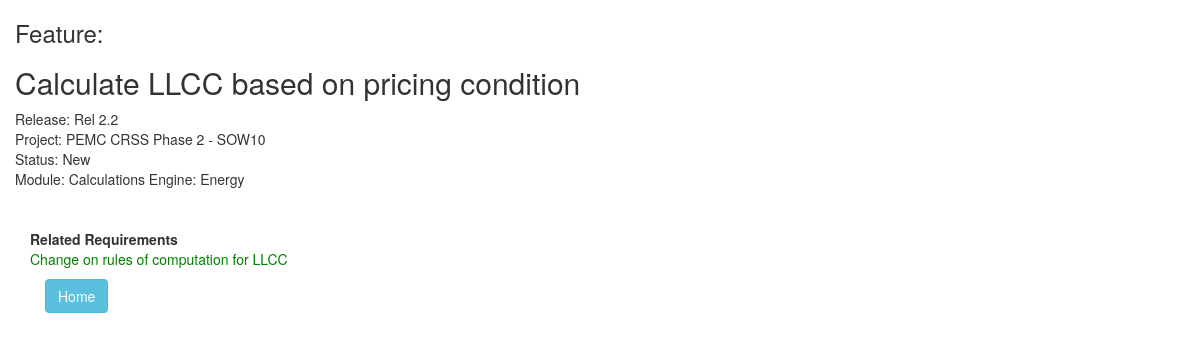
Screenshot of /joan/feature/18/ with the database file from the repository.
### joan/models.py (models this page shows, shortened)
class Feature(models.Model):
    NEW = 'NW'
    DONE_USE_CASE = 'DU'
    IN_PROGRESS = 'IP'
    DONE = 'DO'
    FEATURE_STATUS_CHOICES = (
        (NEW, 'New'),
        (DONE_USE_CASE, 'Use Case Done'),
        (IN_PROGRESS, 'In Progress'),
        (DONE, 'Done'),
    )
    project = models.ForeignKey(Project, on_delete=models.CASCADE, default=DEFAULT_PROJECT)
    requirements = models.ManyToManyField(Requirement)
    release = models.ForeignKey(Release, on_delete=models.CASCADE, null=True, blank=True)
    feature_heading = models.CharField('Category', max_length=50,blank=True)
    feature_text = models.CharField('Feature Name', max_length=200)
    feature_details = models.TextField('Details',max_length=300,blank=True,null=True)
    feature_status = models.CharField(max_length=2,choices=FEATURE_STATUS_CHOICES,default=NEW,)
    created_at = models.DateTimeField(auto_now_add=True,null=True)
    updated_at = models.DateTimeField(auto_now=True,null=True)

class Release (models.Model):
    project = models.ForeignKey(Project, on_delete=models.CASCADE, default=DEFAULT_PROJECT)
    release_name = models.CharField(max_length=50)
    release_target_date = models.DateField(blank=True, null=True)
    release_actual_date = models.DateField(blank=True, null=True)
    release_uat_start_date = models.DateField(blank=True, null=True)
    release_uat_end_date = models.DateField(blank=True, null=True)
    release_details = models.CharField(max_length=70,blank=True)
    def __str__(self):
        return "Rel " + self.release_name

class Project (models.Model):
    project_name = models.CharField(max_length=50,unique = True)
    slug = models.SlugField(max_length=10, null=True,unique=True)
    project_company = models.CharField(max_length=50)
    project_description = models.CharField(max_length=50)
    project_start_date = models.DateField(blank=True,null=True)
    project_end_date = models.DateField(blank=True, null=True)
    created_at = models.DateTimeField(auto_now_add=True,null=True)
    updated_at = models.DateTimeField(auto_now=True,null=True)
    def __str__(self):
        return self.project_name

class Requirement(models.Model):
    project = models.ForeignKey(Project, on_delete=models.CASCADE, default=DEFAULT_PROJECT)
    reqd_id = models.CharField('No.',max_length=15,blank=True)
    requirement_heading = models.CharField('Category', max_length=70,blank=True)
    requirement_text = models.CharField('Requirement Name', max_length=300)
    requirement_details = models.TextField('Details',max_length=400,blank=True,null=True)
    created_at = models.DateTimeField(auto_now_add=True,null=True)
    updated_at = models.DateTimeField(auto_now=True,null=True)
    with_reqd_id = models.BooleanField('With Identifier',default=True)
    def __str__(self):
        return self.requirement_heading
    class Meta:
        ordering = ['reqd_id', 'id']

### joan/views.py (the view)
# urls.py: url(r'^feature/(?P<pk>[a-zA-Z0-9-]+)/$', views.FeatureView.as_view(), name='feature'),
class FeatureView(generic.DetailView):
    model = Feature
    template_name = 'joan/feature.html'
    def get_context_data(self, **kwargs):
        context = super(FeatureView, self).get_context_data(**kwargs)
        context['requirement_list'] = Requirement.objects.filter(feature__id__exact=self.kwargs['pk'])
        return context

### joan/templates/joan/feature.html (shortened to what this page needs)
{% load static %}
{% load bootstrap3 %}
{% bootstrap_css %}
<link rel="stylesheet" type="text/css" href="{% static 'joan/style.css' %}" />
<div class="container">
 <div class="row">
<h3>Feature:</h3>
<h2>{{ feature.feature_text }}</h2>
Release: {{ feature.release }} <br>
Project: {{ feature.project }} <br>
Status: {{ feature.get_feature_status_display }} <br>
Module: {{ feature.feature_heading }}
</div>
<br>
<br>
<div class="container horizontal-scroll">
   <div class="row">
     <b>Related Requirements</b>
      <ul class="list-unstyled">
      {% for requirement in requirement_list %}
      <li> <a href="{% url 'joan:requirement' requirement.id %}"> {{ requirement }}</a></li>
      {% endfor %}
      </ul>
    </div>
   <a class="btn btn-info" href="{% url 'joan:project' feature.project.id %}">Home</a>
</div>

### joan/static/joan/style.css (style rules this page uses)
li a { color: green; }
.horizontal-scroll > .row { overflow-x: auto; white-space: nowrap; }

### rows the page displays
Feature: feature_text "Calculate LLCC based on pricing condition", release "Rel 2.2", project "PEMC CRSS Phase 2 - SOW10", feature_status "New", feature_heading "Calculations Engine: Energy"
Requirement: requirement_heading "Change on rules of computation for LLCC"
